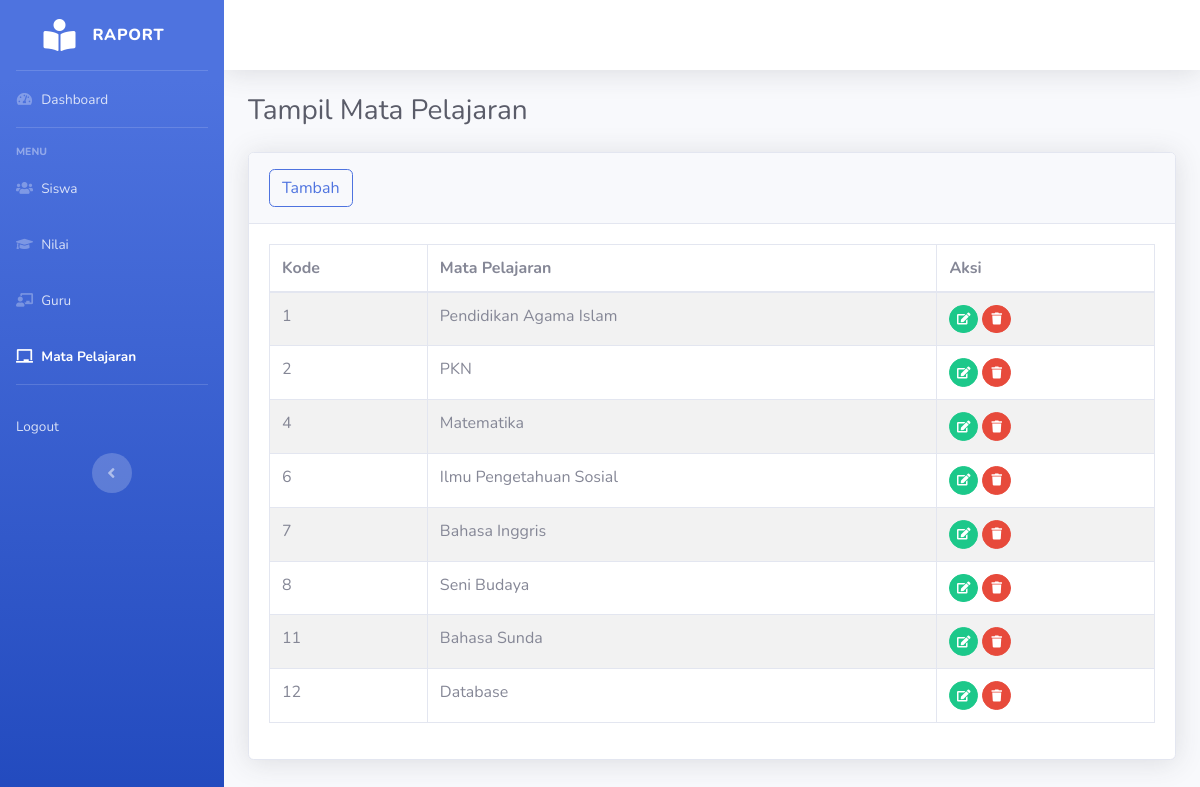
/mata-pelajaran/mata-pelajaran.php, run on the app's committed database.
### tables this page shows
CREATE TABLE `mata_pelajaran` (
  `kd_mp` int(11) NOT NULL,
  `nama_mp` varchar(30) DEFAULT NULL
);

### mata-pelajaran/mata-pelajaran.php (the view, shortened to what this page needs)
<?php
$title = 'mata-pelajaran';
?>
    <link href="../assets/vendor/fontawesome-free/css/all.min.css" rel="stylesheet" type="text/css">
    <link href="../assets/css/sb-admin-2.min.css" rel="stylesheet">
    <link href="../assets/vendor/datatables/dataTables.bootstrap4.min.css" rel="stylesheet">
</head>
<body id="page-top">
    <div id="wrapper">
       <?php include_once("../layout/sidebar.php") ?>
        <div id="content-wrapper" class="d-flex flex-column">
            <div id="content">
            <?php include_once("../layout/topbar.php") ?>
                <div class="container-fluid">
                    <h1 class="h3 mb-4 text-gray-800">Tampil Mata Pelajaran</h1>
                    <div class="card shadow mb-4">
                        <div class="card-header py-3">
                            <a href="mata-pelajaran-tambah.php"><button type="button" class="btn btn-outline-primary rounded">Tambah</button></a>
                        </div>
                        <div class="card-body">
                            <?php
                            $db=dbConnect();
                            if($db->connect_errno==0){
                            $sql="SELECT * FROM mata_pelajaran";
                            $res=$db->query($sql);
                            if($res){
                            ?>
                            <div class="table-responsive">
                                <table class="table table-bordered table-striped" id="dataTable" width="100%" cellspacing="0">
                                    <thead>
                                        <tr>
                                            <th>Kode</th>
                                            <th>Mata Pelajaran</th>
                                            <th>Aksi</th>
                                        </tr>
                                    </thead>
                                    <tbody>
                                        <?php
                                        $data = $res->fetch_all(MYSQLI_ASSOC);
                                        foreach($data as $row){
                                        ?>
                                        <tr>
                                            <td><?= $row['kd_mp']; ?></td>
                                            <td><?= $row['nama_mp']; ?></td>
                                            <td>
                                                <a href="mata-pelajaran-edit.php?kd_mp=<?= $row['kd_mp']?>" class="btn btn-success btn-circle btn-sm">
                                                <i class="fas fa-edit"></i>
                                                </a>
                                                <a href="mata-pelajaran-hapus.php?kd_mp=<?= $row['kd_mp'];?>" class="btn btn-danger btn-circle btn-sm hapus">
                                                <i class="fas fa-trash"></i>
                                                </a>
                                            </td>
                                        </tr>
                                            <?php
                                    }
                                    ?>
                                    </tbody>
                                </table>
                                	<?php
	}else
		echo "Gagal Eksekusi SQL".(DEVELOPMENT?" : ".$db->error:"")."<br>";
}
else
	echo "Gagal koneksi".(DEVELOPMENT?" : ".$db->connect_error:"")."<br>";
?>
                            </div>
                        </div>
                </div>
            </div>
        </div>
    </div>
</body>
</html>

### layout/sidebar.php
<ul class="navbar-nav bg-gradient-primary sidebar sidebar-dark accordion" id="accordionSidebar">
    <a class="sidebar-brand d-flex align-items-center justify-content-center" href="../../../index.html">
        <div class="sidebar-brand-icon ">
            <i class="fas fa-book-reader"></i>
        </div>
        <div class="sidebar-brand-text mx-3">Raport</div>
    </a>
    <hr class="sidebar-divider my-0">
    <li class="nav-item <?php if($title == 'dashboard') echo "active" ?>">
        <a class="nav-link" href="../index.php">
            <i class="fas fa-fw fa-tachometer-alt"></i>
            <span>Dashboard</span></a>
    </li>
    <hr class="sidebar-divider">
    <div class="sidebar-heading">
        Menu
    </div>
    <li class="nav-item <?php if($title == 'siswa') echo 'active' ?>">
        <a class="nav-link" href="../siswa/siswa.php">
            <i class="fas fa-fw fa-users"></i>
            <span>Siswa</span>
        </a>
    </li>
    <li class="nav-item <?php if($title == 'nilai') echo 'active' ?>">
        <a class="nav-link" href="../nilai/nilai.php">
             <i class="fas fa-fw fa-graduation-cap"></i>
            <span>Nilai</span>
        </a>
    </li>
    <li class="nav-item <?php if($title == 'guru') echo 'active' ?>">
        <a class="nav-link" href="../guru/guru.php">
            <i class="fas fa-fw fa-chalkboard-teacher"></i>
            <span>Guru</span>
        </a>
    </li>
    <li class="nav-item <?php if($title == 'mata-pelajaran') echo 'active' ?>">
        <a class="nav-link" href="../mata-pelajaran/mata-pelajaran.php">
            <i class="fas fa-fw fa-chalkboard"></i>
            <span>Mata Pelajaran</span>
        </a>
    </li>
    <hr class="sidebar-divider d-none d-md-block">
     <li class="nav-item <?php if($title == '') echo 'active' ?>">
        <a class="nav-link" href="../logout.php">
            <span>Logout</span>
        </a>
    </li>
    <div class="text-center d-none d-md-inline">
        <button class="rounded-circle border-0" id="sidebarToggle"></button>
    </div>
</ul>

### layout/topbar.php (shortened to what this page needs)
<nav class="navbar navbar-expand navbar-light bg-white topbar mb-4 static-top shadow">
   </nav>

### data on the page
mata_pelajaran: kd_mp "1", nama_mp "Pendidikan Agama Islam"
mata_pelajaran: kd_mp "2", nama_mp "PKN"
mata_pelajaran: kd_mp "4", nama_mp "Matematika"
mata_pelajaran: kd_mp "6", nama_mp "Ilmu Pengetahuan Sosial"
mata_pelajaran: kd_mp "7", nama_mp "Bahasa Inggris"
mata_pelajaran: kd_mp "8", nama_mp "Seni Budaya"
mata_pelajaran: kd_mp "11", nama_mp "Bahasa Sunda"
mata_pelajaran: kd_mp "12", nama_mp "Database"
